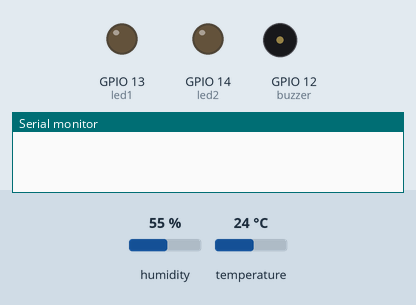
Simulated run of this sketch. Board: ESP8266 (NodeMCU). Parts: output pins drawn as LEDs (lit = HIGH), buzzer (waves = sounding, pin HIGH), the last lines printed to the serial monitor. The test bench sets the inputs (shaded band); at power-on: humidity 55 %, temperature 24 °C. WiFi joins after 1.5 s; servers stay silent unless stated.

Above: at 0.0 s.
At 0.6 s:
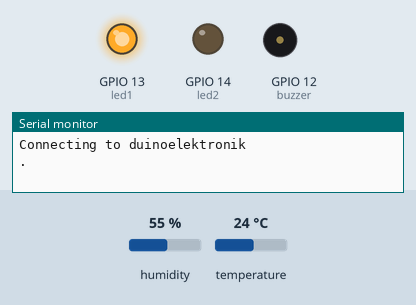
At 2.2 s:
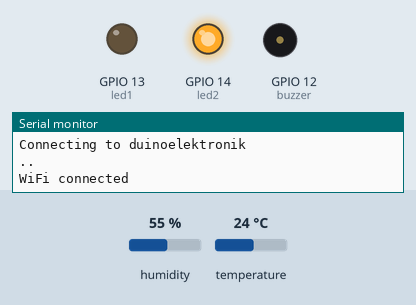
Timing chart, 0 to 3.7 s (numbered marks = the images above):
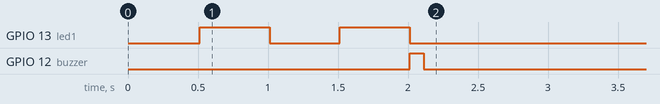

The sketch:

Thingspeak_IoT.ino
```cpp
#include <DHT.h>
#include <ESP8266WiFi.h>
#include <WiFiClient.h>
#include <ThingSpeak.h>

#define DHTPIN 4
#define DHTTYPE DHT11
DHT dht(DHTPIN, DHTTYPE);

const char* ssid = "duinoelektronik";  //masukan nama WiFi
const char* password = "usbasp88";   //paswwor wifi
WiFiClient client;
unsigned long myChannelNumber = 744671;  //chanel ID
const char * myWriteAPIKey = "MON36XO3EKRY6BIK";  //Wtite

uint8_t temperature, humidity;

#define buzzer 12
#define led1 13
#define led2 14
void setup()
{
  Serial.begin(115200);
  dht.begin();
  pinMode (buzzer, OUTPUT);
  pinMode (led1, OUTPUT);
  pinMode (led2, OUTPUT);

  delay(10);
  // Connect to WiFi network
  Serial.println();
  Serial.println();
  Serial.print("Connecting to ");
  Serial.println(ssid);
  WiFi.begin(ssid, password);
  while (WiFi.status() != WL_CONNECTED)
  {
   delay(500);
   Serial.print(".");
   digitalWrite(led1, HIGH);
   delay(500);
   digitalWrite(led1, LOW);
  }
  Serial.println("");
  Serial.println("WiFi connected");
  digitalWrite(led2, HIGH);
  digitalWrite(buzzer, HIGH);
  delay(100);
  digitalWrite(buzzer, LOW);
  delay(100);
  // Print the IP address
  Serial.println(WiFi.localIP());
  ThingSpeak.begin(client);
}
void loop()
{
  static boolean data_state = false;
  temperature = dht.readTemperature();
  humidity = dht.readHumidity();
  Serial.print("Temperature Value is :");
  Serial.print(temperature);
  Serial.println("C");
  Serial.print("Humidity Value is :");
  Serial.print(humidity);
  Serial.println("%");
  // Write to ThingSpeak. There are up to 8 fields in a channel, allowing you to store up to 8 different
  // pieces of information in a channel. Here, we write to field 1.
  if( data_state )
  {
   ThingSpeak.writeField(myChannelNumber, 1, temperature, myWriteAPIKey);
   data_state = false;
  }
  else
  {
   ThingSpeak.writeField(myChannelNumber, 2, humidity, myWriteAPIKey);
   data_state = true;
  }
  delay(30000); // ThingSpeak will only accept updates every 15 seconds.
}
```
